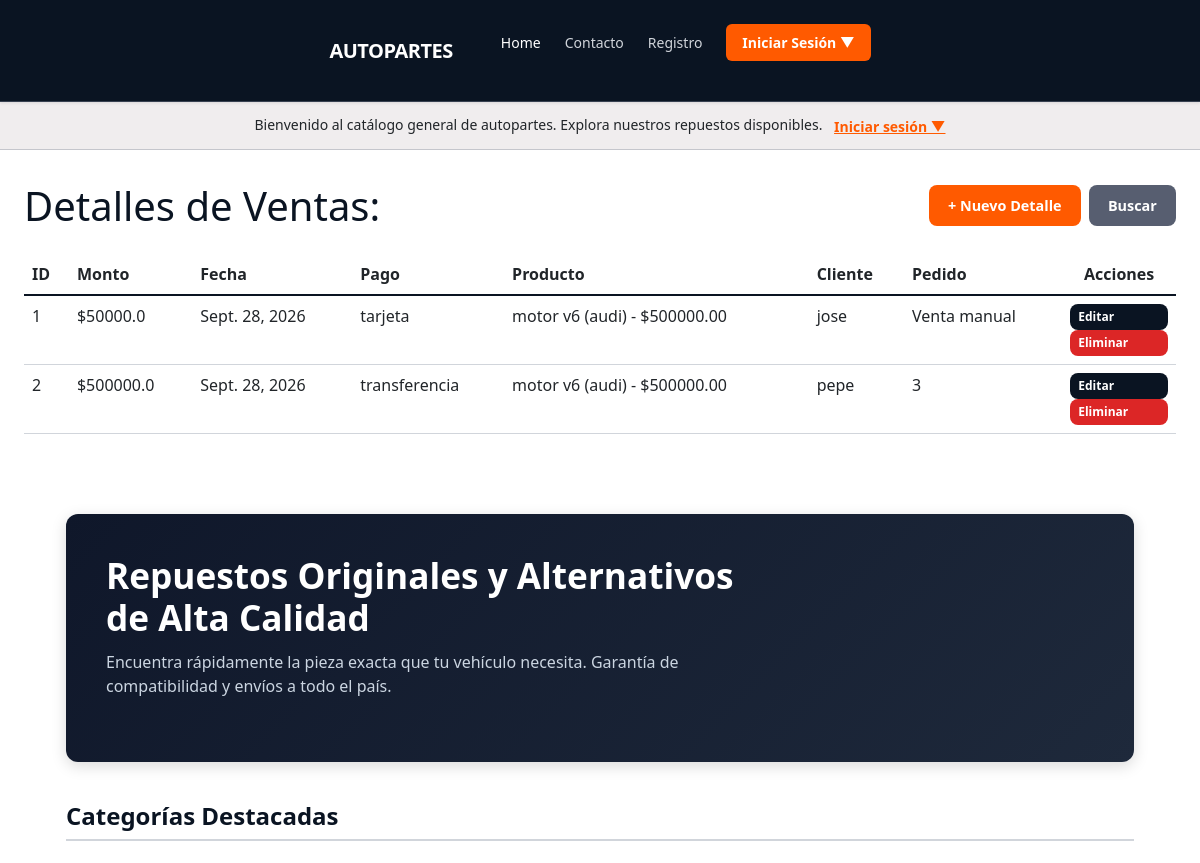
The app's page /ventas-detalles/ (upper part), older data.
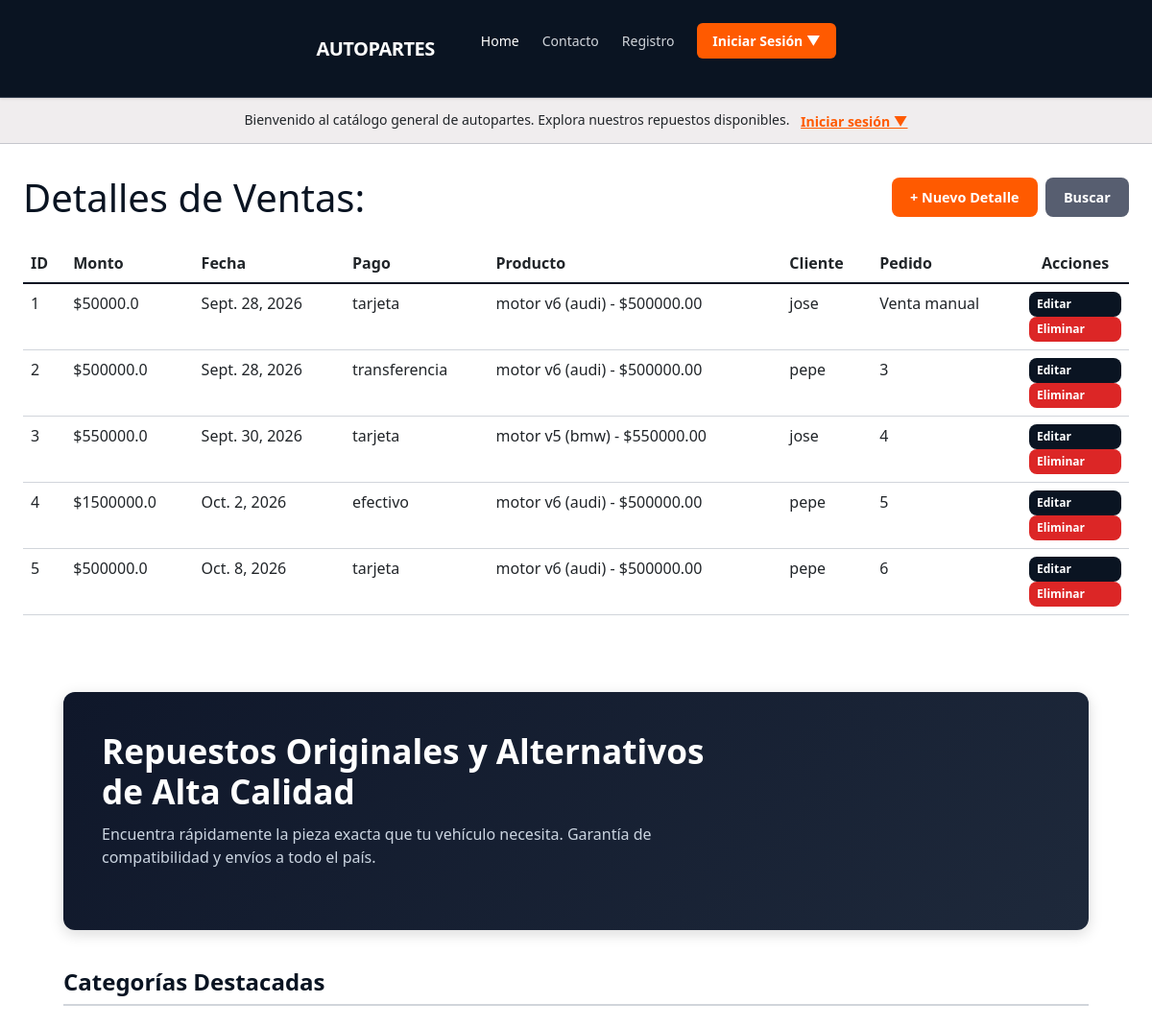
The same page, newer data.
### Autopartes/models.py (models this page shows, shortened)
class Ventas_detalles(models.Model):
    monto = models.FloatField()
    fecha_venta = models.DateField()
    forma_de_pago = models.CharField(max_length=25)
    producto = models.ForeignKey(Productos, on_delete=models.CASCADE)
    cliente = models.ForeignKey('clientes.Cliente', on_delete=models.CASCADE)
    pedido = models.ForeignKey(
        'clientes.Pedido', null=True, blank=True, on_delete=models.SET_NULL
    )

class Productos(models.Model):
    nombre_producto = models.CharField(max_length=30)
    marca_producto = models.CharField(max_length=20)
    precio = models.DecimalField(max_digits=10, decimal_places=2, default=0.00)
    stock = models.IntegerField(default=0)
    def __str__(self):
        return f'{self.nombre_producto} ({self.marca_producto}) - ${self.precio}'

### clientes/models.py (models this page shows)
class Cliente(models.Model):
    usuario = models.OneToOneField(User, on_delete=models.CASCADE)
    telefono = models.CharField(max_length=20, blank=True, null=True)
    direccion = models.CharField(max_length=255, blank=True, null=True)
    ciudad = models.CharField(max_length=80, blank=True, null=True)
    fecha_registro = models.DateTimeField(auto_now_add=True)
    def __str__(self):
        return self.usuario.username

### Autopartes/views.py (the view)
# urls.py: path('ventas-detalles/', views.mostrar_ventas_detalles, name='ventas_detalles'),
def mostrar_ventas_detalles(request):
    venta_detalle = Ventas_detalles.objects.all()
    context = {'venta_detalle':  venta_detalle}
    return render(request, 'Autopartes/ventas_detalles.html', context=context)

### templates/Autopartes/ventas_detalles.html (shortened to what this page needs)
{% extends 'Autopartes/index.html' %}
{% load static %}
{% block codigoDinamico %}
<div class="main-container">
    <div style="display: flex; justify-content: space-between; align-items: center; margin-bottom: 1.5rem;">
        <h1 style="color: var(--primary); margin: 0;">Detalles de Ventas:</h1>
        <div style="display: flex; gap: 0.5rem;">
            <a href="{% url 'Crear Ventas' %}" class="btn-orange">
                + Nuevo Detalle
            </a>
            <a href="{% url 'buscar_forma_de_pago' %}" class="btn-orange" style="background-color: var(--secondary);">
                Buscar
            </a>
        </div>
    </div>
    <table class="table" style="width: 100%; border-collapse: collapse; margin-top: 1rem;">
        <thead>
            <tr style="border-bottom: 2px solid var(--primary); text-align: left;">
                <th scope="col" style="padding: 0.5rem;">ID</th>
                <th scope="col" style="padding: 0.5rem;">Monto</th>
                <th scope="col" style="padding: 0.5rem;">Fecha</th>
                <th scope="col" style="padding: 0.5rem;">Pago</th>
                <th scope="col" style="padding: 0.5rem;">Producto</th>
                <th scope="col" style="padding: 0.5rem;">Cliente</th>
                <th scope="col" style="padding: 0.5rem;">Pedido</th>
                <th scope="col" style="padding: 0.5rem; text-align: center;">Acciones</th>
            </tr>
        </thead>
        <tbody>
            {% for venta in venta_detalle %}
                <tr style="border-bottom: 1px solid var(--border-color);">
                    <td style="padding: 0.5rem;">{{ venta.id }}</td>
                    <td style="padding: 0.5rem;">${{ venta.monto }}</td>
                    <td style="padding: 0.5rem;">{{ venta.fecha_venta }}</td>
                    <td style="padding: 0.5rem;">{{ venta.forma_de_pago }}</td>
                    <td style="padding: 0.5rem;">{{ venta.producto }}</td>
                    <td style="padding: 0.5rem;">{{ venta.cliente }}</td>
                    <td style="padding: 0.5rem;">{{ venta.pedido_id|default:"Venta manual" }}</td>
                    <td style="padding: 0.5rem; text-align: center; white-space: nowrap;">
                        <a href="{% url 'actualizar_ventas_detalles' venta.id %}"
                           class="btn-orange"
                           style="padding: 0.25rem 0.5rem; font-size: 0.75rem; background-color: var(--primary);">
                            Editar
                        </a>
                        <a href="{% url 'eliminar_ventas_detalles' venta.id %}"
                           class="btn-orange"
                           style="padding: 0.25rem 0.5rem; font-size: 0.75rem; background-color: #dc2626;">
                            Eliminar
                        </a>
                    </td>
                </tr>
            {% empty %}
                <tr>
                    <td colspan="8" style="padding: 1rem;">No hay registros de ventas disponibles.</td>
                </tr>
            {% endfor %}
        </tbody>
    </table>
</div>
{% endblock codigoDinamico %}

### templates/Autopartes/index.html (shortened to what this page needs)
{% load static %}
<!DOCTYPE html>
<html lang="es">
<head>
    <link rel="stylesheet" href="{% static 'Autopartes/styles.css' %}">
    <link rel="stylesheet" href="https://cdnjs.cloudflare.com/ajax/libs/toastr.js/latest/toastr.min.css">
    <link href="https://cdn.jsdelivr.net/npm/bootstrap@5.3.0/dist/css/bootstrap.min.css" rel="stylesheet">
</head>
<body>
    <nav class="navbar">
        <div class="navbar-container">
            <a href="{% url 'index' %}" class="brand-title">
                Autopartes
            </a>
            <ul class="nav-links">
                <li><a href="{% url 'index' %}" style="color: var(--on-primary);">Home</a></li>
                <li><a href="{% url 'contacto' %}">Contacto</a></li>
                {% if not request.user.is_authenticated %}
                    <li><a href="{% url 'registro_cliente' %}">Registro</a></li>
                {% endif %}
                {% if request.user.is_authenticated %}
                    <details style="position: relative; list-style: none;">
                        <summary style="list-style: none; cursor: pointer; background-color: #ff5a00; color: white; padding: 0.5rem 1rem; border-radius: 6px; font-weight: bold; display: inline-block;">
                            👤 {{ request.user.first_name|default:request.user.username }} ▼
                        </summary>
                        <div style="position: absolute; right: 0; top: 120%; background-color: #ffffff; min-width: 180px; border-radius: 8px; box-shadow: 0 8px 20px rgba(0,0,0,0.25); display: flex; flex-direction: column; z-index: 99999; overflow: hidden;">
                            <a href="{% url 'perfil_cliente' %}" style="padding: 12px 16px; color: #0f172a; text-decoration: none; font-weight: 600; border-bottom: 1px solid #f1f5f9;">Mi Perfil</a>
                            <a href="{% url 'logout_cliente' %}" style="padding: 12px 16px; color: #dc2626; text-decoration: none; font-weight: 600;">Cerrar sesión</a>
                        </div>
                    </details>
                {% else %}
                    <details style="position: relative; list-style: none;">
                        <summary style="list-style: none; cursor: pointer; background-color: #ff5a00; color: white; padding: 0.5rem 1rem; border-radius: 6px; font-weight: bold; display: inline-block;">
                            Iniciar Sesión ▼
                        </summary>
                    </details>
                {% endif %}
            </ul>
        </div>
    </nav>
    <div class="banner-info">
        <span>
            {% if request.user.is_authenticated %}
                Bienvenido/a, <strong style="color: #FF5A00;">{{ request.user.first_name|default:request.user.username }}</strong>. Explora nuestros repuestos disponibles.
            {% else %}
                Bienvenido al catálogo general de autopartes. Explora nuestros repuestos disponibles.
                <details style="display: inline-block; position: relative; margin-left: 8px; vertical-align: middle;">
                    <summary style="color: #FF5A00; font-weight: bold; text-decoration: underline; cursor: pointer; list-style: none;">
                        Iniciar sesión ▼
                    </summary>
                </details>
            {% endif %}
        </span>
    </div>
    {% block codigoDinamico %}
    {% endblock codigoDinamico %}
    <main class="main-container" style="max-width: 1100px; margin: 2rem auto; padding: 0 1rem;">
        <section style="background: linear-gradient(135deg, #0f172a 0%, #1e293b 100%); color: #ffffff; padding: 2.5rem; border-radius: 12px; margin-bottom: 2.5rem; box-shadow: 0 4px 15px rgba(0,0,0,0.15);">
            <div style="max-width: 650px;">
                <h1 style="font-size: 2.2rem; font-weight: 800; margin-top: 0; margin-bottom: 0.75rem; color: #ffffff;">
                    Repuestos Originales y Alternativos de Alta Calidad
                </h1>
                <p style="color: #cbd5e1; font-size: 1rem; line-height: 1.5; margin-bottom: 1.5rem;">
                    Encuentra rápidamente la pieza exacta que tu vehículo necesita. Garantía de compatibilidad y envíos a todo el país.
                </p>
            </div>
        </section>
        <section style="margin-bottom: 3rem;">
            <h2 style="font-size: 1.5rem; font-weight: 700; color: var(--primary); margin-bottom: 1.5rem; border-bottom: 2px solid var(--border-color); padding-bottom: 0.5rem;">
                Categorías Destacadas
            </h2>
        </section>
    </main>
</body>
</body>
</html>

### static/Autopartes/styles.css (style rules this page uses)
:root { --primary: #0a1422; --on-primary: #ffffff; --safety-orange: #FF5A00; --secondary: #575e70; --surface: #fbf9fa; --surface-container: #f0edee; --on-surface: #1b1b1d; --on-surface-variant: #44474c; --border-color: #D1D5DB; --outline-variant: #c5c6cc; --font-sans: system-ui, -apple-system, BlinkMacSystemFont, 'Segoe UI', Roboto, Oxygen, Ubuntu, Cantarell, sans-serif; --font-mono: 'JetBrains Mono', Consolas, Monaco, 'Courier New', monospace; }
* { box-sizing: border-box; margin: 0; padding: 0; }
body { font-family: var(--font-sans); background-color: #F9FAFB; color: var(--on-surface); min-height: 100vh; display: flex; flex-direction: column; }
.navbar { background-color: var(--primary); color: var(--on-primary); position: sticky; top: 0; z-index: 50; border-bottom: 1px solid #374151; box-shadow: 0 1px 3px rgba(0,0,0,0.1); }
.navbar-container { max-width: 1280px; margin: 0 auto; padding: 1rem 1.5rem; display: flex; flex-direction: column; align-items: center; justify-content: space-between; gap: 1rem; }
@media (min-width: 768px) { .navbar-container { flex-direction: row; } }
.brand-title { font-size: 1.25rem; font-weight: 800; text-transform: uppercase; color: var(--on-primary); text-decoration: none; letter-spacing: -0.025em; }
.nav-links { display: flex; flex-wrap: wrap; align-items: center; gap: 1.5rem; list-style: none; font-size: 0.875rem; font-weight: 500; }
.nav-links a { color: #D1D5DB; text-decoration: none; transition: color 0.2s; }
.btn-orange { background-color: var(--safety-orange); color: var(--on-primary); padding: 0.5rem 1rem; border-radius: 0.25rem; font-weight: 700; text-decoration: none; border: none; cursor: pointer; transition: opacity 0.2s; }
.banner-info { background-color: var(--surface-container); border-bottom: 1px solid var(--outline-variant); padding: 0.75rem 1.5rem; text-align: center; font-size: 0.875rem; }
.main-container { flex-grow: 1; width: 100%; max-width: 1280px; margin: 0 auto; padding: 2rem 1.5rem; }
:root { --color-primario: #0d6efd; --color-primario-hover: #0b5ed7; --color-exito: #198754; --color-exito-hover: #157347; --color-fondo: #f8f9fa; --color-texto: #212529; --color-borde: #ced4da; --sombra-tarjeta: 0 4px 12px rgba(0, 0, 0, 0.1); }
.btn-orange { background-color: #ff5a00; color: #ffffff; padding: 0.6rem 1.2rem; border-radius: 8px; border: none; cursor: pointer; font-weight: 700; font-size: 0.9rem; display: flex; align-items: center; gap: 8px; transition: background-color 0.2s ease, transform 0.1s ease; }

Row changes from the older to the newer data that the page shows:
added Ventas_detalles: id "3", monto "550000.0", fecha_venta "Sept. 30, 2026", forma_de_pago "tarjeta", producto "motor v5 (bmw) - $550000.00", cliente "jose", pedido_id "4"
added Ventas_detalles: id "4", monto "1500000.0", fecha_venta "Oct. 2, 2026", forma_de_pago "efectivo", producto "motor v6 (audi) - $500000.00", cliente "pepe", pedido_id "5"
added Ventas_detalles: id "5", monto "500000.0", fecha_venta "Oct. 8, 2026", forma_de_pago "tarjeta", producto "motor v6 (audi) - $500000.00", cliente "pepe", pedido_id "6"
